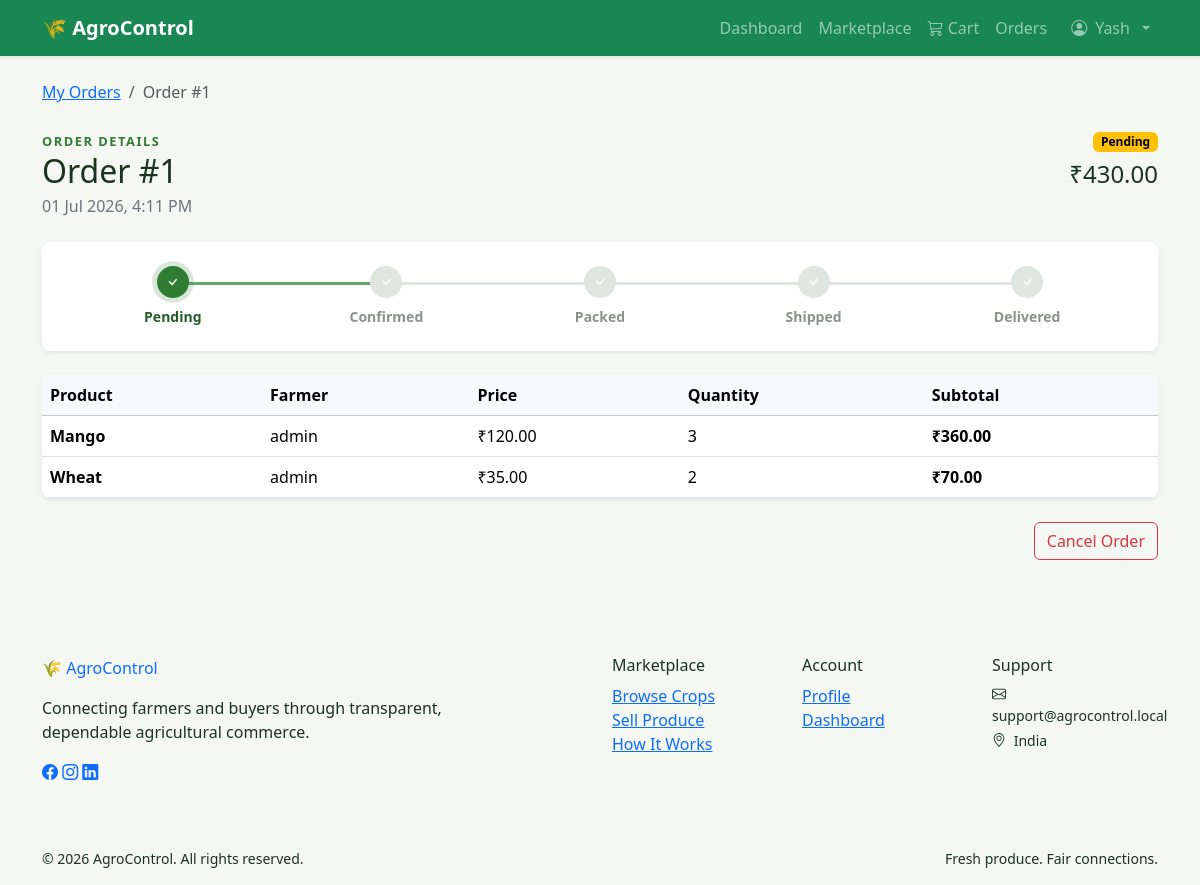
Screenshot of /orders/1/ (signed in) with the database file from the repository.
### users/models.py (models this page shows, shortened)
class User(AbstractUser):
    class Role(models.TextChoices):
        FARMER = "FARMER", "Farmer"
        BUYER = "BUYER", "Buyer"
        ADMIN = "ADMIN", "Admin"
    phone_number = models.CharField(max_length=15)
    profile_photo = models.ImageField(
        upload_to="profiles/",
        blank=True,
        null=True,
    )
    role = models.CharField(
        max_length=10,
        choices=Role.choices,
        default=Role.BUYER,
    )

### orders/models.py (models this page shows, shortened)
class Order(models.Model):
    class Status(models.TextChoices):
        PENDING = "PENDING", "Pending"
        CONFIRMED = "CONFIRMED", "Confirmed"
        PACKED = "PACKED", "Packed"
        SHIPPED = "SHIPPED", "Shipped"
        DELIVERED = "DELIVERED", "Delivered"
        CANCELLED = "CANCELLED", "Cancelled"
    buyer = models.ForeignKey(
        settings.AUTH_USER_MODEL,
        on_delete=models.PROTECT,
        related_name="orders",
    )
    status = models.CharField(
        max_length=10,
        choices=Status.choices,
        default=Status.PENDING,
        db_index=True,
    )
    total_amount = models.DecimalField(max_digits=12, decimal_places=2)
    created_at = models.DateTimeField(auto_now_add=True)
    updated_at = models.DateTimeField(auto_now=True)
    class Meta:
        ordering = ("-created_at",)
    @property
    def timeline(self):
        stages = [
            self.Status.PENDING,
            self.Status.CONFIRMED,
            self.Status.PACKED,
            self.Status.SHIPPED,
            self.Status.DELIVERED,
        ]
        current_index = stages.index(self.status) if self.status in stages else -1
        return [
            {
                "label": self.Status(stage).label,
                "complete": index <= current_index,
                "current": index == current_index,
            }
            for index, stage in enumerate(stages)
        ]

class OrderItem(models.Model):
    order = models.ForeignKey(Order, on_delete=models.CASCADE, related_name="items")
    product = models.ForeignKey(
        "marketplace.Product",
        on_delete=models.SET_NULL,
        null=True,
        related_name="order_items",
    )
    farmer = models.ForeignKey(
        settings.AUTH_USER_MODEL,
        on_delete=models.PROTECT,
        related_name="received_order_items",
    )
    quantity = models.PositiveIntegerField(validators=[MinValueValidator(1)])
    price_at_purchase = models.DecimalField(max_digits=10, decimal_places=2)
    class Meta:
        constraints = [
            models.CheckConstraint(
                condition=models.Q(quantity__gte=1),
                name="order_item_quantity_at_least_one",
            ),
        ]
    @property
    def subtotal(self):
        return self.price_at_purchase * self.quantity

### marketplace/models.py (models this page shows, shortened)
class Product(models.Model):
    class Unit(models.TextChoices):
        KG = "kg", "Kilogram"
        QUINTAL = "quintal", "Quintal"
        TON = "ton", "Ton"
    farmer = models.ForeignKey(
        settings.AUTH_USER_MODEL,
        on_delete=models.CASCADE,
        related_name="products"
    )
    image = models.ImageField(
    upload_to="products/",
    blank=True,
    null=True
)
    category = models.ForeignKey(
        Category,
        on_delete=models.CASCADE,
        related_name="products"
    )
    name = models.CharField(max_length=200)
    description = models.TextField()
    price = models.DecimalField(
        max_digits=10,
        decimal_places=2
    )
    quantity = models.PositiveIntegerField()
    unit = models.CharField(
        max_length=10,
        choices=Unit.choices,
        default=Unit.KG
    )
    location = models.CharField(max_length=150)
    harvest_date = models.DateField(null=True, blank=True)
    is_organic = models.BooleanField(default=False)
    is_available = models.BooleanField(default=True)
    created_at = models.DateTimeField(auto_now_add=True)
    updated_at = models.DateTimeField(auto_now=True)

### orders/views.py (the view)
# urls.py: path("<int:pk>/", views.order_detail, name="order_detail"),
@role_required(User.Role.BUYER)
def order_detail(request, pk):
    order = get_object_or_404(
        Order.objects.prefetch_related(
            "items",
            "items__product",
            "items__farmer",
        ),
        pk=pk,
        buyer=request.user,
    )
    return render(request, "orders/order_detail.html", {"order": order})

### cart/context_processors.py (called while the page is built)
def cart_summary(request):
    if not request.user.is_authenticated or request.user.role != User.Role.BUYER:
        return {"cart_item_count": 0}
    count = (
        CartItem.objects.filter(cart__buyer=request.user)
        .aggregate(total=Sum("quantity"))["total"]
        or 0
    )
    return {"cart_item_count": count}

### templates/orders/order_detail.html (shortened to what this page needs)
{% extends "base.html" %}
{% block content %}
<nav aria-label="breadcrumb" class="mb-4">
    <ol class="breadcrumb">
        <li class="breadcrumb-item"><a href="{% url 'my_orders' %}">My Orders</a></li>
        <li class="breadcrumb-item active">Order #{{ order.pk }}</li>
    </ol>
</nav>
<div class="d-flex flex-wrap gap-3 justify-content-between align-items-start mb-4">
    <div>
        <span class="eyebrow">Order details</span>
        <h1 class="h2 mb-1">Order #{{ order.pk }}</h1>
        <span class="text-secondary">{{ order.created_at|date:"d M Y, g:i A" }}</span>
    </div>
    <div class="text-end">
        {% include "orders/includes/status_badge.html" %}
        <div class="h4 mt-2 mb-0">₹{{ order.total_amount }}</div>
    </div>
</div>
{% if order.status == "CANCELLED" %}
<div class="alert alert-danger"><i class="bi bi-x-circle me-1"></i> This order was cancelled.</div>
{% else %}
<div class="order-timeline bg-white rounded-3 shadow-sm p-4 mb-4">
    {% for step in order.timeline %}
    <div class="timeline-step {% if step.complete %}complete{% endif %} {% if step.current %}current{% endif %}">
        <span class="timeline-dot"><i class="bi bi-check"></i></span>
        <span class="small fw-semibold">{{ step.label }}</span>
    </div>
    {% endfor %}
</div>
{% endif %}
<div class="table-responsive bg-white rounded-3 shadow-sm">
    <table class="table align-middle mb-0">
        <thead class="table-light">
            <tr><th>Product</th><th>Farmer</th><th>Price</th><th>Quantity</th><th>Subtotal</th></tr>
        </thead>
        <tbody>
            {% for item in order.items.all %}
            <tr>
                <td class="fw-semibold">
                    {% if item.product %}{{ item.product.name }}{% else %}Product no longer available{% endif %}
                </td>
                <td>{{ item.farmer.get_full_name|default:item.farmer.username }}</td>
                <td>₹{{ item.price_at_purchase }}</td>
                <td>{{ item.quantity }}</td>
                <td class="fw-semibold">₹{{ item.subtotal }}</td>
            </tr>
            {% endfor %}
        </tbody>
    </table>
</div>
{% if order.status == "PENDING" %}
<form method="post" action="{% url 'cancel_order' order.pk %}" class="mt-4 text-end">
    <button class="btn btn-outline-danger" type="submit">Cancel Order</button>
</form>
{% endif %}
{% endblock %}

### templates/includes/navbar.html (shortened to what this page needs)
<nav class="navbar navbar-expand-lg navbar-dark bg-success shadow-sm">
    <div class="container">
        <a class="navbar-brand fw-bold" href="{% url 'home' %}">
            🌾 AgroControl
        </a>
        <div class="collapse navbar-collapse" id="navbar">
            <ul class="navbar-nav ms-auto align-items-lg-center">
                {% if not user.is_authenticated %}
                <li class="nav-item"><a class="nav-link" href="{% url 'home' %}">Home</a></li>
                <li class="nav-item"><a class="nav-link" href="{% url 'product_list' %}">Marketplace</a></li>
                <li class="nav-item ms-lg-3"><a class="btn btn-light btn-sm" href="{% url 'login' %}">Login</a></li>
                <li class="nav-item dropdown ms-lg-2">
                    <a class="btn btn-warning btn-sm dropdown-toggle" href="#" role="button"
                       data-bs-toggle="dropdown" aria-expanded="false">Register</a>
                    <ul class="dropdown-menu dropdown-menu-end">
                        <li><a class="dropdown-item" href="{% url 'buyer_register' %}">Register as Buyer</a></li>
                        <li><a class="dropdown-item" href="{% url 'farmer_register' %}">Register as Farmer</a></li>
                    </ul>
                </li>
                {% else %}
                    {% if user.role == "FARMER" %}
                    <li class="nav-item"><a class="nav-link" href="{% url 'farmer_dashboard' %}">Dashboard</a></li>
                    <li class="nav-item"><a class="nav-link" href="{% url 'my_crops' %}">My Crops</a></li>
                    <li class="nav-item"><a class="nav-link" href="{% url 'orders_received' %}">Orders</a></li>
                    <li class="nav-item"><a class="nav-link" href="{% url 'product_list' %}">Marketplace</a></li>
                    {% elif user.role == "ADMIN" or user.is_superuser %}
                    <li class="nav-item"><a class="nav-link" href="{% url 'admin:index' %}">Django Admin</a></li>
                    {% else %}
                    <li class="nav-item"><a class="nav-link" href="{% url 'buyer_dashboard' %}">Dashboard</a></li>
                    <li class="nav-item"><a class="nav-link" href="{% url 'product_list' %}">Marketplace</a></li>
                    <li class="nav-item">
                        <a class="nav-link" href="{% url 'cart_detail' %}">
                            <i class="bi bi-cart3"></i> Cart
                        </a>
                    </li>
                    <li class="nav-item"><a class="nav-link" href="{% url 'my_orders' %}">Orders</a></li>
                    {% endif %}
                <li class="nav-item dropdown ms-lg-2">
                    <a class="nav-link dropdown-toggle d-flex align-items-center gap-2" href="#" role="button"
                       data-bs-toggle="dropdown" aria-expanded="false">
                        {% if user.profile_photo %}
                        <img class="navbar-avatar" src="{{ user.profile_photo.url }}" alt="">
                        {% else %}
                        <i class="bi bi-person-circle"></i>
                        {% endif %}
                        {{ user.first_name|default:user.username }}
                    </a>
                </li>
                {% endif %}
            </ul>
        </div>
    </div>
</nav>

### templates/orders/includes/status_badge.html
{% if order.status == "DELIVERED" %}
<span class="badge text-bg-success">{{ order.get_status_display }}</span>
{% elif order.status == "CANCELLED" %}
<span class="badge text-bg-danger">{{ order.get_status_display }}</span>
{% elif order.status == "SHIPPED" %}
<span class="badge text-bg-primary">{{ order.get_status_display }}</span>
{% elif order.status == "PENDING" %}
<span class="badge text-bg-warning">{{ order.get_status_display }}</span>
{% else %}
<span class="badge text-bg-info">{{ order.get_status_display }}</span>
{% endif %}

### static/css/style.css (style rules this page uses)
body { background: #f4f7f2; color: #19351e; }
.eyebrow { color: #2e7d32; font-size: .8rem; font-weight: 700; letter-spacing: .12em; text-transform: uppercase; }
.order-timeline { display: flex; justify-content: space-between; overflow-x: auto; }
.timeline-step { position: relative; display: grid; min-width: 110px; flex: 1; gap: .5rem; justify-items: center; color: #89928b; text-align: center; }
.timeline-step:not(:last-child)::after { position: absolute; z-index: 0; top: 1rem; left: 50%; width: 100%; height: 3px; background: #dfe5df; content: ""; }
.timeline-step.complete:not(:last-child)::after { background: #63a868; }
.timeline-dot { z-index: 1; display: grid; width: 2rem; height: 2rem; place-items: center; border-radius: 50%; background: #dfe5df; color: #fff; }
.timeline-step.complete { color: #245c2b; }
.timeline-step.complete .timeline-dot { background: #2e7d32; }
.timeline-step.current .timeline-dot { box-shadow: 0 0 0 .3rem rgba(46, 125, 50, .18); }

### rows the page displays
User: first_name "Yash"
Order: pk "1", created_at "01 Jul 2026, 4:11 PM", status "Pending", total_amount "430.00"
OrderItem: product.name "Mango", farmer.get_full_name "admin", price_at_purchase "120.00", quantity "3", subtotal "360.00"
OrderItem: product.name "Wheat", farmer.get_full_name "admin", price_at_purchase "35.00", quantity "2", subtotal "70.00"

### other values shown
{{ step.label }} "Pending" "Confirmed" "Packed" "Shipped" "Delivered"
